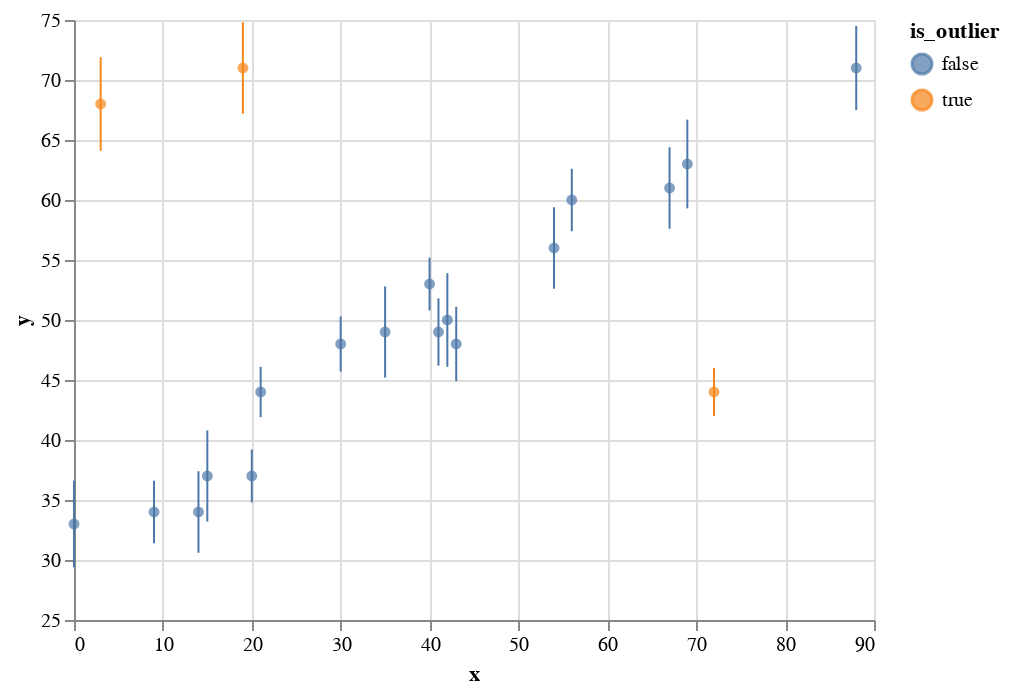

Notebook source saved alongside this figure:
### Code cell
error_bars = (
    altair.Chart()
    .mark_errorbar()
    .encode(
        altair.X("x"), altair.Y("y"), altair.YError("err"), altair.Color("is_outlier")
    )
)
points = (
    altair.Chart()
    .mark_circle()
    .encode(
        altair.X("x"),
        altair.Y("y", scale=altair.Scale(zero=False)),
        altair.Color("is_outlier"),
    )
)
altair.layer(
    points,
    error_bars,
    data=pd.DataFrame({"x": x, "y": y, "err": err, "is_outlier": p_outlier > 0.5}),
)

### Figure 1 — Vega-Lite specification as saved in the notebook (floating-point values rounded to 4 significant figures)
{"config": {"view": {"continuousWidth": 400, "continuousHeight": 300}}, "layer": [{"mark": "circle", "encoding": {"color": {"field": "is_outlier", "type": "nominal"}, "x": {"field": "x", "type": "quantitative"}, "y": {"field": "y", "scale": {"zero": false}, "type": "quantitative"}}}, {"mark": "errorbar", "encoding": {"color": {"field": "is_outlier", "type": "nominal"}, "x": {"field": "x", "type": "quantitative"}, "y": {"field": "y", "type": "quantitative"}, "yError": {"field": "err"}}}], "data": {"name": "data-83105f819ff365be090485204d58d24e"}, "$schema": "https://vega.github.io/schema/vega-lite/v4.17.0.json", "datasets": {"data-83105f819ff365be090485204d58d24e": [{"x": 0.0, "y": 33.0, "err": 3.6, "is_outlier": false}, {"x": 3.0, "y": 68.0, "err": 3.9, "is_outlier": true}, {"x": 9.0, "y": 34.0, "err": 2.6, "is_outlier": false}, {"x": 14.0, "y": 34.0, "err": 3.4, "is_outlier": false}, {"x": 15.0, "y": 37.0, "err": 3.8, "is_outlier": false}, {"x": 19.0, "y": 71.0, "err": 3.8, "is_outlier": true}, {"x": 20.0, "y": 37.0, "err": 2.2, "is_outlier": false}, {"x": 21.0, "y": 44.0, "err": 2.1, "is_outlier": false}, {"x": 30.0, "y": 48.0, "err": 2.3, "is_outlier": false}, {"x": 35.0, "y": 49.0, "err": 3.8, "is_outlier": false}, {"x": 40.0, "y": 53.0, "err": 2.2, "is_outlier": false}, {"x": 41.0, "y": 49.0, "err": 2.8, "is_outlier": false}, {"x": 42.0, "y": 50.0, "err": 3.9, "is_outlier": false}, {"x": 43.0, "y": 48.0, "err": 3.1, "is_outlier": false}, {"x": 54.0, "y": 56.0, "err": 3.4, "is_outlier": false}, {"x": 56.0, "y": 60.0, "err": 2.6, "is_outlier": false}, {"x": 67.0, "y": 61.0, "err": 3.4, "is_outlier": false}, {"x": 69.0, "y": 63.0, "err": 3.7, "is_outlier": false}, {"x": 72.0, "y": 44.0, "err": 2.0, "is_outlier": true}, {"x": 88.0, "y": 71.0, "err": 3.5, "is_outlier": false}]}}
